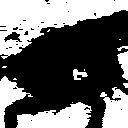

This chart was generated by the following Python code:
import cv2
import numpy as np
import lib6170
import matplotlib.pyplot as plt
import sys,os
sys.path.append(os.getcwd())
from q01_10 import lib0110
from q51_60 import lib5160

if __name__ == '__main__':
    img = cv2.imread("Gasyori100knock/Question_61_70/imori.jpg")
    
    out = lib6170.color_tracking_blue(img)

    cv2.imshow("imori", out)
    cv2.waitKey(0)
    cv2.imwrite("q61_70/070.jpg", out)
    cv2.destroyAllWindows()
